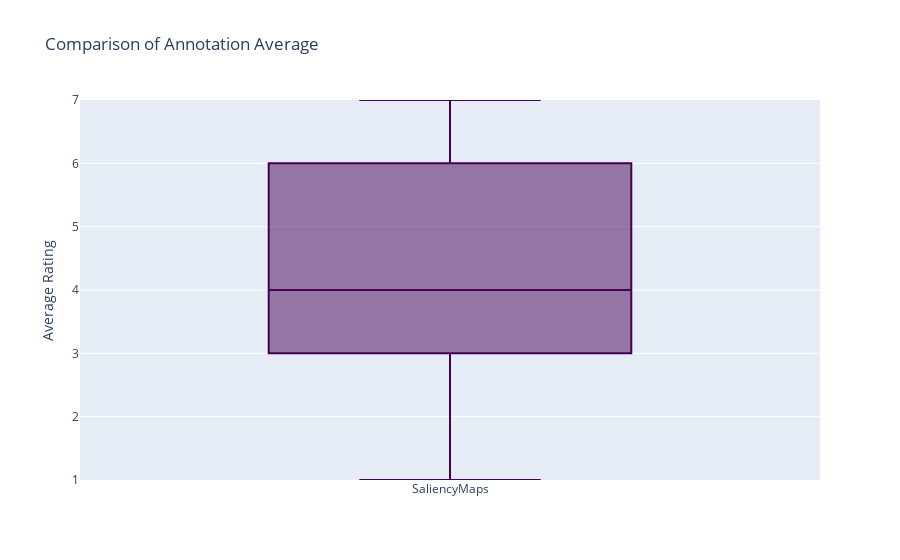

Notebook cell for this chart:
### Code cell
#compare all approaches 
comparison_df = pd.DataFrame()
comparison_df["TrustScores"] = trust_df.iloc[:,[0,3]].values.ravel()[0:40]
comparison_df["ConceptAttribution"] = ca_df.iloc[:,[0,3]].values.ravel()[0:40]
comparison_df["Prototypes"] = prototypes_df.iloc[:,[0,3]].values.ravel()[0:40]
#comparison_df = pd.concat([comparison_df,pd.DataFrame({"CounterFactuals":cf_df.values.ravel()})],axis = 1)
comparison_df["CounterFactuals"] = cf_df.iloc[:,[0,3]].values.ravel()[0:40]
comparison_df["SaliencyMaps"] = saliency_df.iloc[:,[0,3]].values.ravel()[0:40]
print(comparison_df.to_markdown)
#3. step: visualize them with boxplots
#for all df
def boxPlotDF(comparison_df,title,labels):
    #throw out non-numeric data
    int_df = comparison_df.select_dtypes(include=numerics)
    #set the color palette
    palette = cycle(plotly.colors.sequential.Viridis)

    #iterate over columns and show average spread
    fig = go.Figure()
    for column in int_df:
        fig.add_trace(go.Box(
            y=int_df[column],
            name=column,
            marker_color=next(palette)
            ))
    
    fig.update_layout(
                    title = title,
                    yaxis = dict(
                        dtick = 1
                    ),
                    yaxis_range=[1,7],
                    yaxis_title="Average Rating"
    )
    
    fig.show()
    

boxPlotDF(comparison_df,"Comparison of Annotation Average",labels)

### Figure 1 — Plotly figure (JSON) as saved in the notebook; plotly's stock layout.template omitted (floating-point values rounded to 4 significant figures)
{"data": [{"marker": {"color": "#440154"}, "name": "SaliencyMaps", "type": "box", "y": [4, 5, 6, 4, 6, 4, 3, 4, 5, 6, 5, 3, 5, 5, 6, 6, 1, 2, 4, 4, 7, 7, 2, 2, 6, 2, 6, 4, 3, 2, 6, 7, 4, 4, 3, 3, 2, 3, 5, 6]}], "layout": {"title": {"text": "Comparison of Annotation Average"}, "yaxis": {"dtick": 1, "range": [1, 7], "title": {"text": "Average Rating"}}}}
